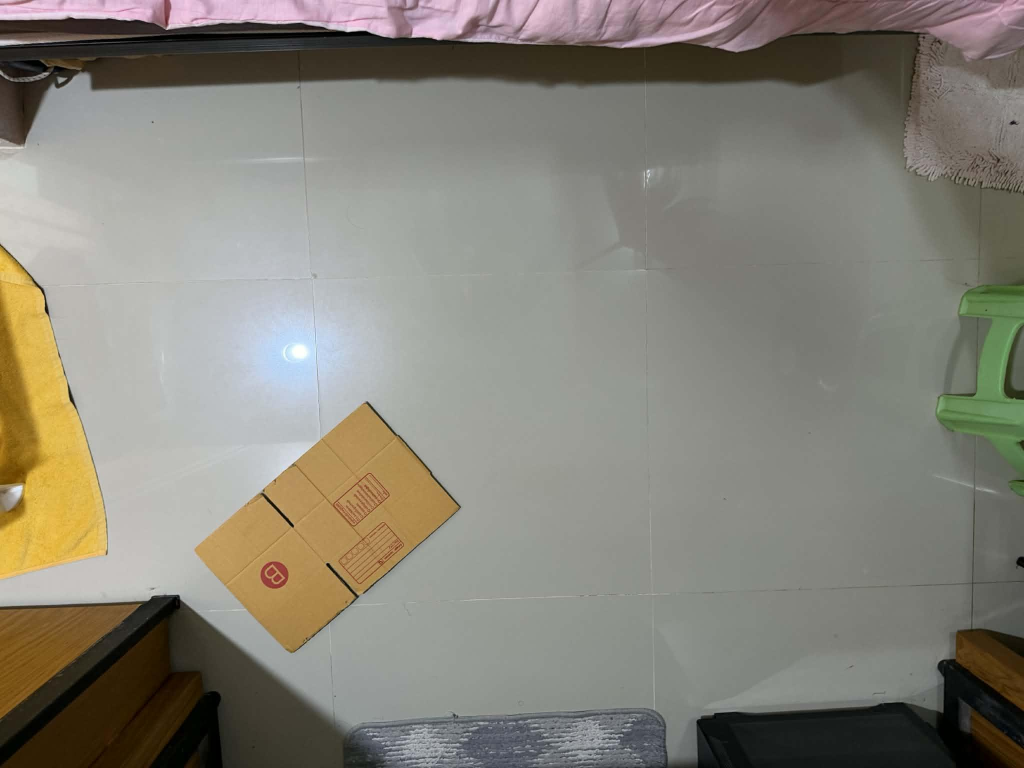
#> input picture train/images/07f97e08-80ee-4824-b444-dd5fd54ee9cf_jpg.rf.13bd86cd18faea1cda11ea0489284b97.jpg, 2048 x 1536 px, given in place of the camera (shown at 1/2 size)
$ python 01calibrate_polyline.py
#> lines starting #> are read from the running program, lines starting #| are printed output that depends on the picture; after the words box and inside, x2 and y2 are one past the last pixel; in counts of white or black regions, pixels touching at a corner belong together
# 01calibrate_polyline.py
#
#

import os
import cv2
import numpy as np

BASE_DIR = os.path.dirname(os.path.abspath(__file__))
CALIB_HOMOGRAPHY_PATH = os.path.join(BASE_DIR, "calib_homography.npy")
CALIB_ANGLE_PATH = os.path.join(BASE_DIR, "calib_angle_offset.npy")
USB_CAMERA_INDEX = 0  # Logi C270 HD WebCam
MIN_BOX_AREA = 3000

pixel_points = []
world_points = []
angle_offset = None


def open_camera():
    print(f"[STATUS] กำลังเปิดกล้อง USB Index {USB_CAMERA_INDEX}...")
    cap = cv2.VideoCapture(USB_CAMERA_INDEX, cv2.CAP_DSHOW)
    if cap.isOpened():
        ret, frame = cap.read()
#> frame is the input picture: shape (1536, 2048, 3); mean B, G, R 120.4, 131, 134.1
        if ret and frame is not None:
            print(f"[STATUS] เชื่อมต่อกล้อง Index {USB_CAMERA_INDEX} สำเร็จ!")
            return cap
        cap.release()
    print(f"[ERROR] เปิดกล้อง Index {USB_CAMERA_INDEX} ไม่สำเร็จ")
    return None


def detect_box_opencv(frame, min_area=MIN_BOX_AREA):
    """
    ตรวจจับกล่องด้วย Pure OpenCV โดยใช้ Color Segmentation (HSV):
    - แยกสีน้ำตาล/เหลืองของกล่องกระดาษ (Hue 5-40, Saturation >= 25)
    - ตัดแสงสะท้อนหลอดไฟ (Glare สีขาว) และพื้นโต๊ะสีขาว/เทาออกทั้งหมด
    - คืนค่าจุดกึ่งกลางกล่อง (Center) และมุมเอียงที่ถูกต้อง
    """
#> called with min_area = 3000
    hsv = cv2.cvtColor(frame, cv2.COLOR_BGR2HSV)
#> hsv: shape (1536, 2048, 3); mean H, S, V 48.1, 41.1, 137.1
    hsv_blur = cv2.GaussianBlur(hsv, (5, 5), 0)
#> hsv_blur: shape (1536, 2048, 3); mean H, S, V 48.1, 41.1, 137.1

    lower_brown = np.array([5, 25, 40], dtype=np.uint8)
    upper_brown = np.array([40, 255, 255], dtype=np.uint8)

    mask = cv2.inRange(hsv_blur, lower_brown, upper_brown)
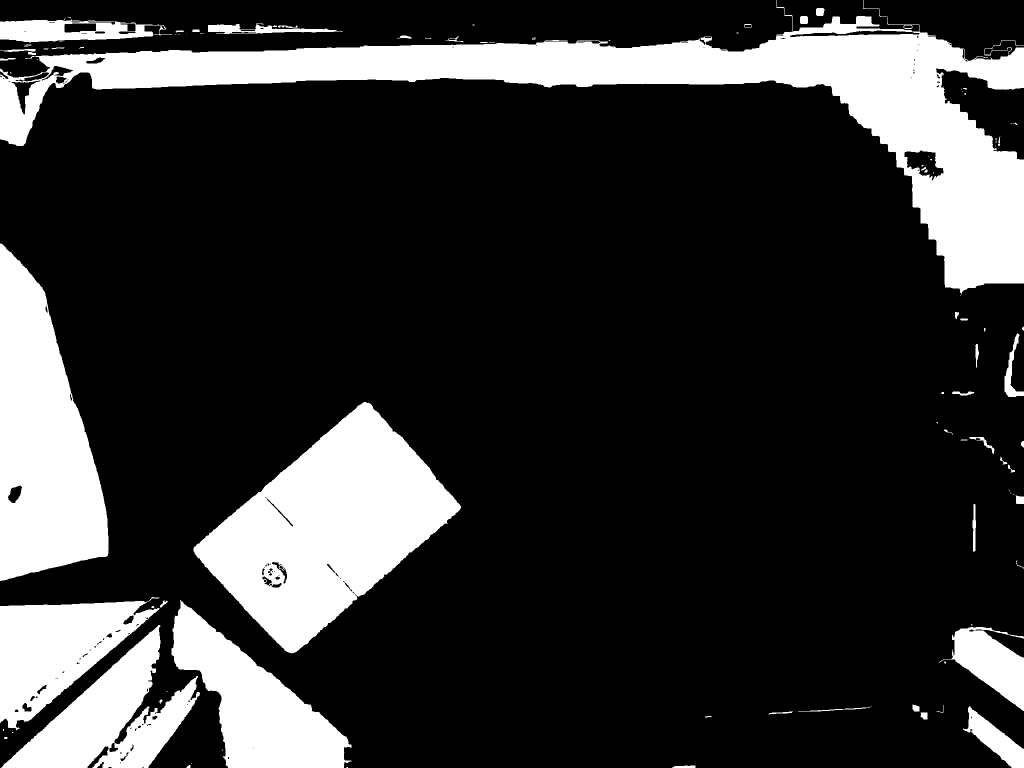
#> mask: shape (1536, 2048) (shown at 1/2 size); 20.6% white; 106 white regions (50 under 20 px), largest, box (x1, y1, x2, y2) and area: (0, 0, 2048, 589) 239328, (387, 804, 922, 1307) 132983, (0, 487, 217, 1162) 94686

    kernel = np.ones((9, 9), np.uint8)
    mask = cv2.morphologyEx(mask, cv2.MORPH_CLOSE, kernel, iterations=3)
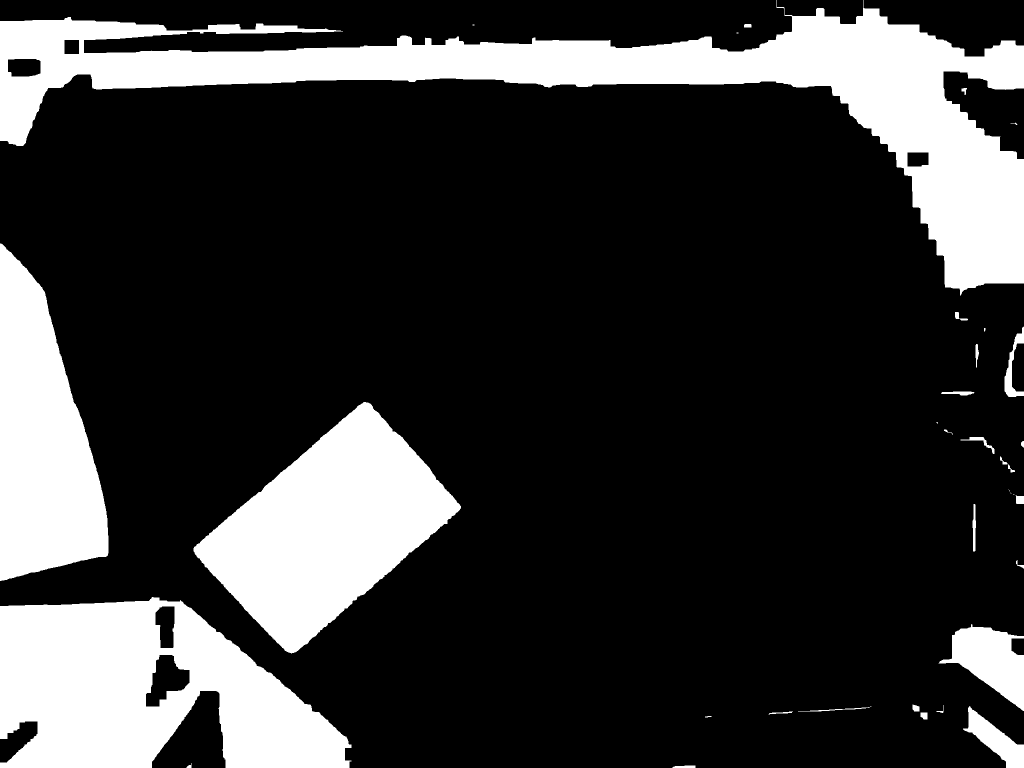
#> mask: shape (1536, 2048) (shown at 1/2 size); 22% white; 38 white regions (9 under 20 px), largest, box (x1, y1, x2, y2) and area: (0, 0, 2048, 591) 274917, (0, 1194, 703, 1536) 160290, (387, 804, 922, 1307) 134100
    mask = cv2.morphologyEx(mask, cv2.MORPH_OPEN, kernel, iterations=1)
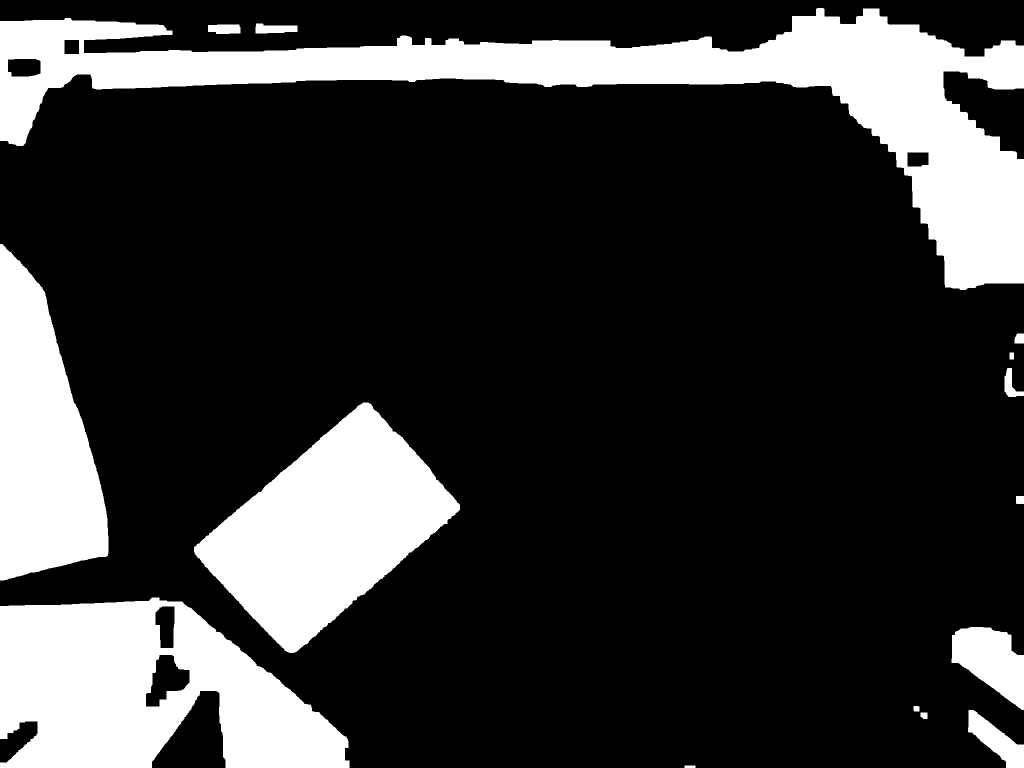
#> mask: shape (1536, 2048) (shown at 1/2 size); 21.8% white; 15 white regions

    contours, _ = cv2.findContours(mask, cv2.RETR_EXTERNAL, cv2.CHAIN_APPROX_SIMPLE)
#> contours = 15 contours; largest, box (x1, y1, x2, y2) and area: (0, 16, 2048, 580) 271986, (0, 1195, 699, 1536) 166744, (388, 805, 920, 1306) 133444, (0, 488, 217, 1161) 94592, (1903, 1254, 2048, 1420) 14498
    if not contours:
        return None, mask

    valid_contours = [c for c in contours if cv2.contourArea(c) >= min_area]
#> valid_contours = 6 contours; box (x1, y1, x2, y2) and area: (0, 16, 2048, 580) 271986, (0, 1195, 699, 1536) 166744, (388, 805, 920, 1306) 133444, (0, 488, 217, 1161) 94592, (1903, 1254, 2048, 1420) 14498, (1936, 1420, 2048, 1536) 5524
    if not valid_contours:
        return None, mask

    largest = max(valid_contours, key=cv2.contourArea)
#> largest = contour of 763 points, box (x1, y1, x2, y2) (0, 16, 2048, 580), area 271986

    bx, by, bw, bh = cv2.boundingRect(largest)
#> bx = 0; by = 16; bw = 2048; bh = 564

    (rect_cx, rect_cy), (rw, rh), angle = cv2.minAreaRect(largest)
#> rect_cx = 1043; rect_cy = 176.5; rw = 531.1; rh = 2102.6; angle = -81.32
    if rw < rh:
        rw, rh = rh, rw
#> rw = 2102.6; rh = 531.1
        angle += 90.0
#> angle = 8.68
    angle = angle % 180.0
    if angle >= 90.0:
        angle -= 180.0

    box_pts = cv2.boxPoints(((rect_cx, rect_cy), (rw, rh), angle))
#> box_pts = [[-36.39, 280.4], [43.75, -244.6], [2122.3, 72.6], [2042.2, 597.6]]

    result = {
        "cx": float(rect_cx),
        "cy": float(rect_cy),
        "center_cx": float(rect_cx),
        "center_cy": float(rect_cy),
        "angle_deg": float(angle),
        "box_points": box_pts.astype(np.int32),
        "bbox": (bx, by, bx + bw, by + bh),
        "area": cv2.contourArea(largest),
    }
#> result = {'cx': 1043, 'cy': 176.5, 'center_cx': 1043, 'center_cy': 176.5, 'angle_deg': 8.68, 'box_points': [[-36, 280], [43, -244], [2122, 72], [2042, 597]], 'bbox': (0, 16, 2048, 580), 'area': 271986.5}
    return result, mask


def main():
    global angle_offset

    cap = open_camera()
    if cap is None:
        return

    WINDOW_NAME = "Calibrate Box Center+Angle - c=Save, a=Calib Angle, q=Quit"
    cv2.namedWindow(WINDOW_NAME, cv2.WINDOW_NORMAL)

    print("\n" + "=" * 70)
    print("[STATUS] โหมดตรวจจับ: Pure OpenCV Image Processing (ใช้จุดกึ่งกลางกล่อง Center)")
    print("[STATUS] วิธีใช้:")
    print("  ตำแหน่ง:")
    print("    1) วางกล่องจริงตรงจุดที่ต้องการ, ขยับหุ่นยนต์ไปชี้ตรง 'กึ่งกลางกล่อง', อ่าน X,Y จาก RoboDK, กด 'c' บันทึกจุด")
    print("    2) ทำซ้ำอย่างน้อย 4-6 จุด กระจายทั่วพื้นที่ทำงาน")
    print("  มุม (ทำแค่ 1 ครั้ง):")
    print("    3) วางกล่องให้ขอบขนานกับแกนอ้างอิงของหุ่นยนต์ แล้วกด 'a'")
    print("       ระบบจะถามมุมจริงของหุ่นยนต์ (ปกติพิมพ์ 0)")
    print("  4) กด 'q' เมื่อครบ เพื่อคำนวณและบันทึกไฟล์ calibration ทั้งหมด")
    print("=" * 70 + "\n")

    last_det_result = None

    while True:
        ret, frame = cap.read()
        if not ret:
            print("[WARNING] ไม่สามารถรับสัญญาณภาพจากกล้องได้")
            break

        annotated = frame.copy()
        det_result, mask = detect_box_opencv(frame)
#> det_result has the same summary as result in detect_box_opencv
        last_det_result = det_result
#> last_det_result has the same summary as result in detect_box_opencv

        if det_result is not None:
            cx = det_result["cx"]
#> cx = 1043
            cy = det_result["cy"]
#> cy = 176.5
            angle_pixel = det_result["angle_deg"]
#> angle_pixel = 8.68
            box_pts = det_result["box_points"]
#> box_pts = [[-36, 280], [43, -244], [2122, 72], [2042, 597]]
            bx1, by1, bx2, by2 = det_result["bbox"]
#> bx1 = 0; by1 = 16; bx2 = 2048; by2 = 580

            cv2.rectangle(annotated, (bx1, by1), (bx2, by2), (255, 255, 0), 2)
            cv2.polylines(annotated, [box_pts], isClosed=True, color=(255, 0, 255), thickness=2)

            cv2.circle(annotated, (int(cx), int(cy)), 8, (0, 0, 255), -1)
#> annotated: shape (1536, 2048, 3); mean B, G, R 121.2, 131.1, 133.7
            cv2.circle(annotated, (int(cx), int(cy)), 3, (255, 255, 255), -1)
#> annotated: shape (1536, 2048, 3); mean B, G, R 121.2, 131.1, 133.7

            cv2.putText(annotated, f"OpenCV Box (area={det_result['area']:.0f})", (bx1, max(25, by1 - 8)),
                        cv2.FONT_HERSHEY_SIMPLEX, 0.55, (255, 255, 0), 2)
            cv2.putText(annotated, f"box center px=({cx:.0f},{cy:.0f})",
                        (10, 30), cv2.FONT_HERSHEY_SIMPLEX, 0.6, (0, 255, 0), 2)
            cv2.putText(annotated, f"angle_pixel={angle_pixel:.1f}deg",
                        (10, 55), cv2.FONT_HERSHEY_SIMPLEX, 0.6, (255, 0, 255), 2)
        else:
            cv2.putText(annotated, "ไม่พบกล่องในเฟรมนี้", (10, 30),
                        cv2.FONT_HERSHEY_SIMPLEX, 0.6, (0, 0, 255), 2)

        status_line = f"Saved Points: {len(pixel_points)} | "
        status_line += f"Angle: {'OK (' + format(angle_offset, '.1f') + 'deg)' if angle_offset is not None else 'Not Calibrated'}"
        cv2.putText(annotated, status_line, (10, annotated.shape[0] - 45),
                    cv2.FONT_HERSHEY_SIMPLEX, 0.55, (255, 255, 0), 2)
        cv2.putText(annotated, "c=Save Point | a=Calib Angle | q=Quit",
                    (10, annotated.shape[0] - 15), cv2.FONT_HERSHEY_SIMPLEX, 0.55, (255, 255, 0), 2)
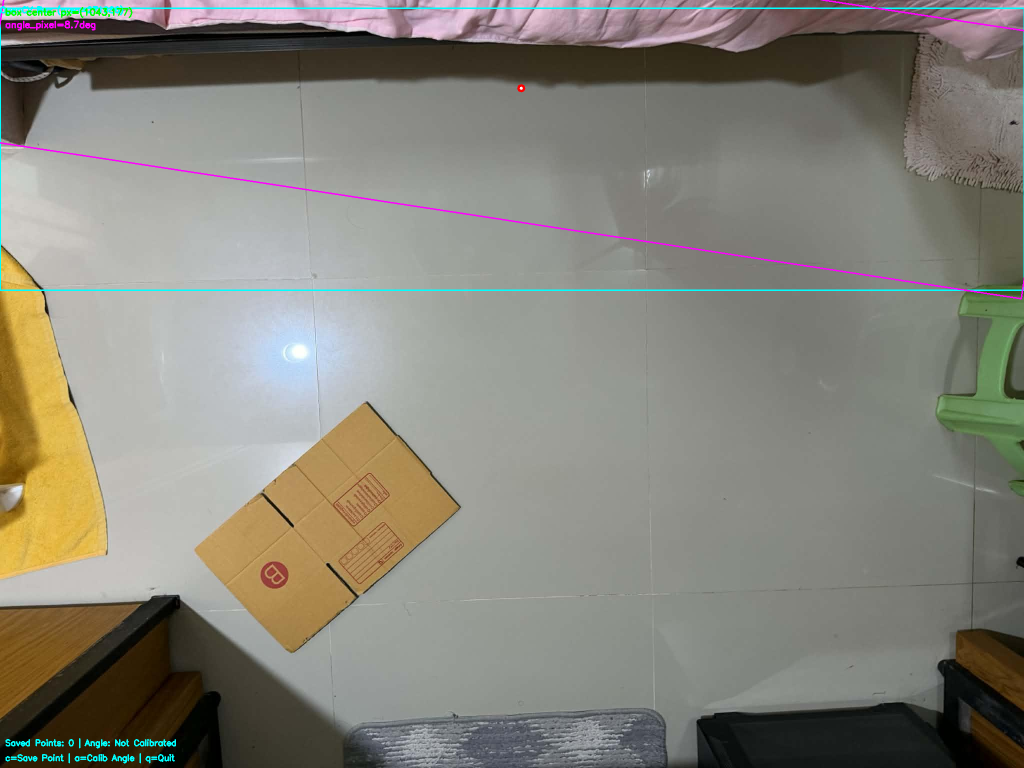
#> annotated: shape (1536, 2048, 3) (shown at 1/2 size); mean B, G, R 121.5, 131.5, 133.5

        cv2.imshow(WINDOW_NAME, annotated)
        key = cv2.waitKey(1) & 0xFF
#> (key q is pressed here)

        if key == ord('c'):
            if last_det_result is None:
                print("[WARNING] ไม่พบกล่องในเฟรมปัจจุบัน ขยับกล่อง/ปรับแสงแล้วลองใหม่")
                continue
            cx = last_det_result["cx"]
            cy = last_det_result["cy"]
            try:
                x = float(input(f"  จุดที่ {len(pixel_points) + 1} (กึ่งกลางกล่อง pixel {cx:.0f},{cy:.0f}) -> X จริงใน RoboDK (มม.): "))
                y = float(input(f"  จุดที่ {len(pixel_points) + 1} (กึ่งกลางกล่อง pixel {cx:.0f},{cy:.0f}) -> Y จริงใน RoboDK (มม.): "))
            except ValueError:
                print("[WARNING] ค่าที่กรอกไม่ใช่ตัวเลข ข้ามจุดนี้")
                continue
            pixel_points.append((cx, cy))
            world_points.append((x, y))
            print(f"[POINT] บันทึกจุดที่ {len(pixel_points)} สำเร็จ: pixel center=({cx:.0f},{cy:.0f}) world=({x:.1f},{y:.1f})\n")

        elif key == ord('a'):
            if last_det_result is None:
                print("[WARNING] ไม่พบกล่องในเฟรมปัจจุบัน ลองปรับแสง/ตำแหน่งกล่องแล้วกด 'a' ใหม่")
                continue
            angle_pixel = last_det_result["angle_deg"]
            try:
                robot_angle = float(input(
                    f"  ตรวจพบ angle_pixel = {angle_pixel:.1f} deg\n"
                    f"  พิมพ์มุมจริงของหุ่นยนต์ตอนนี้ (deg, ปกติพิมพ์ 0 ถ้าวางกล่องขนานแกนอ้างอิง): "
                ))
            except ValueError:
                print("[WARNING] ค่าที่กรอกไม่ใช่ตัวเลข ยกเลิกการ calibrate มุมรอบนี้")
                continue
            angle_offset = robot_angle - angle_pixel
            print(f"[ANGLE] Calibrate มุมสำเร็จ: angle_pixel={angle_pixel:.1f} "
                  f"robot_angle={robot_angle:.1f} -> ANGLE_OFFSET={angle_offset:.1f} deg\n")

        elif key == ord('q'):
            break

    cap.release()
    cv2.destroyAllWindows()

    if len(pixel_points) < 4:
        print(f"[ERROR] บันทึกตำแหน่งได้แค่ {len(pixel_points)} จุด ต้องการอย่างน้อย 4 จุด -> ไม่บันทึก Homography")
    else:
        src = np.array(pixel_points, dtype=np.float32)
        dst = np.array(world_points, dtype=np.float32)
        H, status = cv2.findHomography(src, dst)
        np.save(CALIB_HOMOGRAPHY_PATH, H)
        print(f"\n[STATUS] คำนวณ Homography จากจุดกึ่งกลางกล่อง {len(pixel_points)} จุด สำเร็จ!")
        print(f"[STATUS] บันทึกทับไฟล์ {CALIB_HOMOGRAPHY_PATH} เรียบร้อย")
        print(H)

    if angle_offset is None:
        print("[WARNING] ยังไม่ได้ calibrate มุม (ไม่ได้กด 'a') -> ไม่บันทึก calib_angle_offset.npy")
        print("[WARNING] ถ้าจะใช้ระบบหมุนมุมกล่องใน main tracking ต้องรันสคริปต์นี้ใหม่แล้ว calibrate มุมด้วย")
    else:
        np.save(CALIB_ANGLE_PATH, np.array([angle_offset], dtype=np.float32))
        print(f"[STATUS] บันทึก ANGLE_OFFSET = {angle_offset:.2f} deg ลงไฟล์ {CALIB_ANGLE_PATH} เรียบร้อย")


if __name__ == "__main__":
    main()
